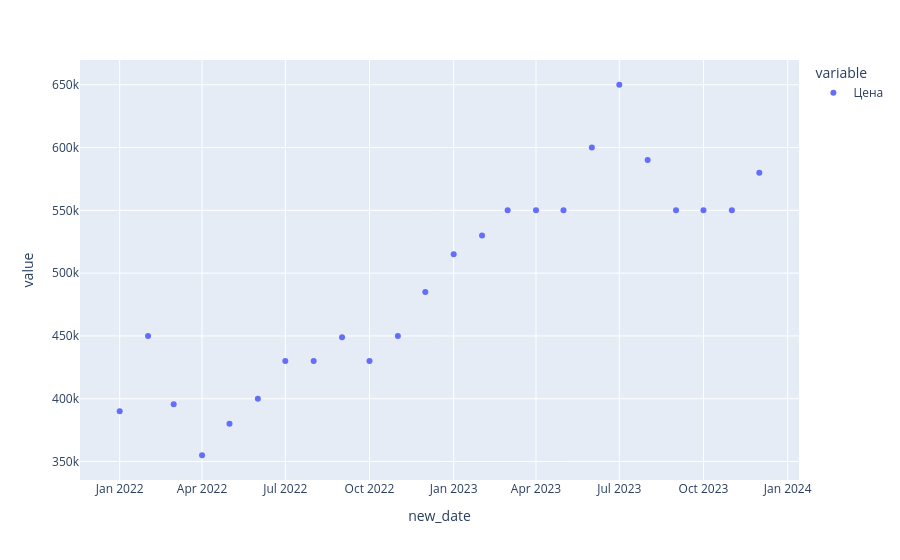

The notebook cell this image was saved under:
### Code cell
px.scatter(df[df['Дата размещения объявления'].dt.year >= 2022].groupby(df['new_date']).agg({'Цена':'median'}))

### Figure 1 — Plotly figure (JSON) as saved in the notebook; plotly's stock layout.template omitted (floating-point values rounded to 4 significant figures)
{"data": [{"hovertemplate": "variable=Цена<br>new_date=%{x}<br>value=%{y}<extra></extra>", "legendgroup": "Цена", "marker": {"color": "#636efa", "symbol": "circle"}, "mode": "markers", "name": "Цена", "orientation": "v", "showlegend": true, "type": "scatter", "x": ["2022-01", "2022-02", "2022-03", "2022-04", "2022-05", "2022-06", "2022-07", "2022-08", "2022-09", "2022-10", "2022-11", "2022-12", "2023-01", "2023-02", "2023-03", "2023-04", "2023-05", "2023-06", "2023-07", "2023-08", "2023-09", "2023-10", "2023-11", "2023-12"], "xaxis": "x", "y": [390000, 450000, 395599, 355000, 380000, 400000, 430000, 430000, 449000, 430000, 450000, 485000, 515000, 530000, 550000, 550000, 550000.0, 600000, 650000, 590000, 550000, 550000, 550000, 580000], "yaxis": "y"}], "layout": {"legend": {"title": {"text": "variable"}, "tracegroupgap": 0}, "margin": {"t": 60}, "xaxis": {"anchor": "y", "domain": [0, 1], "title": {"text": "new_date"}}, "yaxis": {"anchor": "x", "domain": [0, 1], "title": {"text": "value"}}}}
